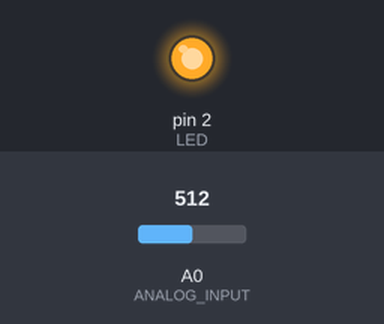
This sketch was run on a simulated Arduino Uno, built with avr-gcc and run on an emulated ATmega328P. Parts: output pins drawn as LEDs (lit = HIGH). Inputs (shaded band) come from the test bench; at power-on: A0 (ANALOG_INPUT) = 512.

Above: at 1.2 s.
1.3 s: A0 (ANALOG_INPUT) set to 139
2.8 s: A0 (ANALOG_INPUT) set to 119
At 3.5 s:
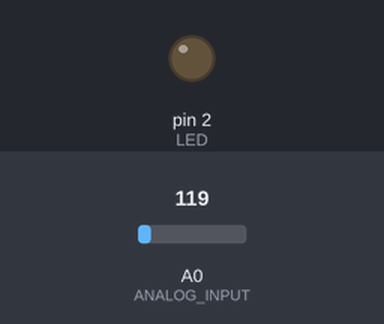
4.3 s: A0 (ANALOG_INPUT) set to 306
At 5.4 s:
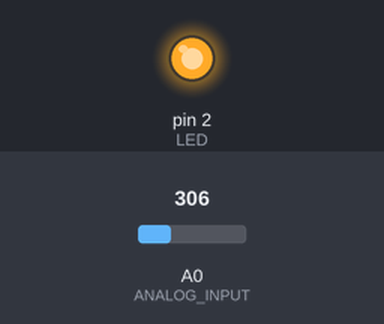
5.8 s: A0 (ANALOG_INPUT) set to 122
At 6.9 s:
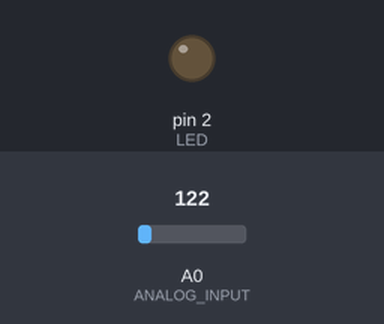
Timing chart, 0 to 8.3 s (numbered marks = the images above; inputs shaded):
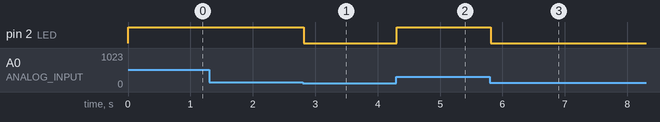

The sketch:

08.PWM.ino
```cpp
#define ANALOG_INPUT A0
#define LED 2

int analogValue = 0;

void setup() {
  pinMode(LED, OUTPUT);
  digitalWrite(LED, LOW);
}

void loop() {
  analogValue = analogRead(ANALOG_INPUT);
  analogWrite(LED, analogValue);
  delay(20);
}
```

Measured:
- the behaviour switches between 128 and 127 on A0 (ANALOG_INPUT) (found by bisection; images 0 and 1)
- after the input at 1.3 s, every drawn part: stays the same
- after the input at 2.8 s, pin 2 (LED): HIGH → LOW at once
- after the input at 4.3 s, pin 2 (LED): LOW → HIGH at once
- after the input at 5.8 s, pin 2 (LED): HIGH → LOW at once
